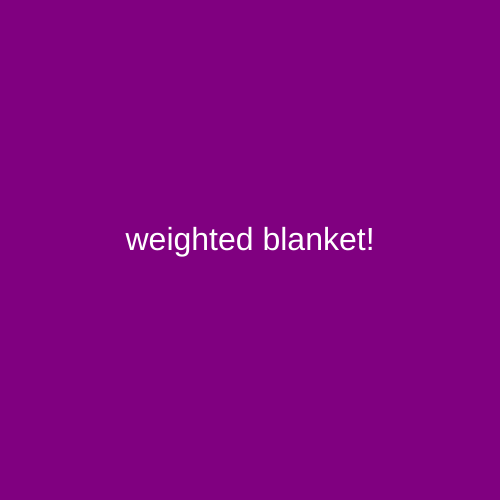
Frame 1 (no input)
Frame 60 (no input): identical to frame 1, image omitted
Frame 120 (the mouse pressed at the canvas centre since frame 60): identical to frame 1, image omitted

The p5.js sketch that drew this single still picture (run headless with seeded random() and noise() and a simulated clock; from frame 60 on, the mouse is pressed at the canvas centre):

// p5.js sketch
// ── sketch.js
function setup() {
  createCanvas(500, 500);
  textAlign(CENTER) ;
}

function draw() {
  background('purple') ;
  fill('white') ;
  textSize(32) ;
  text("weighted blanket!", 250, 250) ;
}
